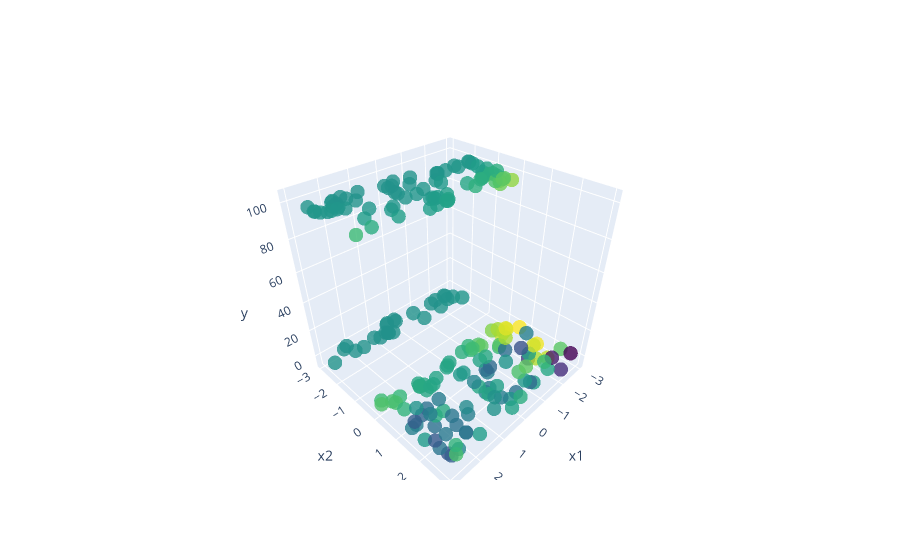

Write notebook code for a chart like this one.
### Code cell
fig = go.Figure(data=[go.Scatter3d(
    x=eval_dict_x1,
    y=eval_dict_x2,
    z=results_gam,
    mode='markers',
    marker=dict(
        size=5,
        color=results_true,                # Set color to an array/list of desired values
        colorscale='Viridis',   # Choose a colorscale
        opacity=0.8
    )
)])

fig.update_layout(
    scene=dict(
        xaxis_title='x1',
        yaxis_title='x2',
        zaxis_title='y'
    )
)
fig.show()

### Figure 1 — Plotly figure (JSON) as saved in the notebook; plotly's stock layout.template omitted (floating-point values rounded to 4 significant figures; data arrays with more than 128 entries replaced by an {"elided": "..."} marker saying what was removed)
{"data": [{"marker": {"color": {"elided": "200 float values"}, "colorscale": [[0, "#440154"], [0.1111, "#482878"], [0.2222, "#3e4989"], [0.3333, "#31688e"], [0.4444, "#26828e"], [0.5556, "#1f9e89"], [0.6667, "#35b779"], [0.7778, "#6ece58"], [0.8889, "#b5de2b"], [1, "#fde725"]], "opacity": 0.8, "size": 5}, "mode": "markers", "type": "scatter3d", "x": {"elided": "200 float values"}, "y": {"elided": "200 float values"}, "z": {"elided": "200 float values"}}], "layout": {"scene": {"xaxis": {"title": {"text": "x1"}}, "yaxis": {"title": {"text": "x2"}}, "zaxis": {"title": {"text": "y"}}}}}
